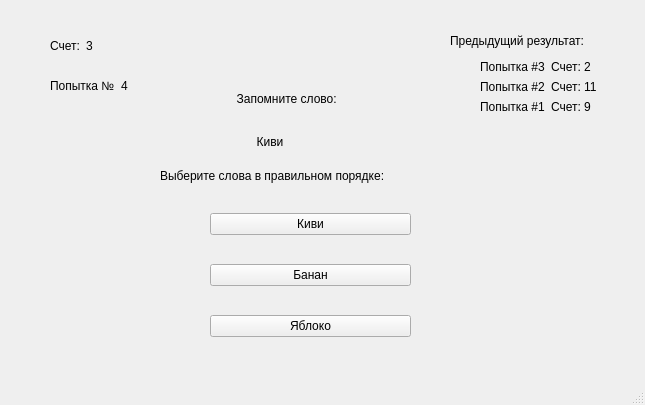
<?xml version="1.0" encoding="UTF-8"?>
<ui version="4.0">
 <class>MainWindow</class>
 <widget class="QMainWindow" name="MainWindow">
  <property name="geometry">
   <rect>
    <x>0</x>
    <y>0</y>
    <width>645</width>
    <height>405</height>
   </rect>
  </property>
  <property name="windowTitle">
   <string>MainWindow</string>
  </property>
  <widget class="QWidget" name="centralwidget">
   <widget class="QLabel" name="label">
    <property name="geometry">
     <rect>
      <x>160</x>
      <y>160</y>
      <width>301</width>
      <height>31</height>
     </rect>
    </property>
    <property name="styleSheet">
     <string notr="true">font: 12pt &quot;MS Shell Dlg 2&quot;;</string>
    </property>
    <property name="text">
     <string>Выберите слова в правильном порядке:</string>
    </property>
   </widget>
   <widget class="QWidget" name="verticalLayoutWidget">
    <property name="geometry">
     <rect>
      <x>210</x>
      <y>190</y>
      <width>201</width>
      <height>170</height>
     </rect>
    </property>
    <layout class="QVBoxLayout" name="verticalLayout">
     <item>
      <widget class="QPushButton" name="pushButton_2">
       <property name="styleSheet">
        <string notr="true">font: 12pt &quot;MS Shell Dlg 2&quot;;</string>
       </property>
       <property name="text">
        <string>Киви</string>
       </property>
      </widget>
     </item>
     <item>
      <widget class="QPushButton" name="pushButton_4">
       <property name="styleSheet">
        <string notr="true">font: 12pt &quot;MS Shell Dlg 2&quot;;</string>
       </property>
       <property name="text">
        <string>Банан</string>
       </property>
      </widget>
     </item>
     <item>
      <widget class="QPushButton" name="pushButton_5">
       <property name="styleSheet">
        <string notr="true">font: 12pt &quot;MS Shell Dlg 2&quot;;</string>
       </property>
       <property name="text">
        <string>Яблоко</string>
       </property>
      </widget>
     </item>
    </layout>
   </widget>
   <widget class="QLabel" name="label_2">
    <property name="geometry">
     <rect>
      <x>450</x>
      <y>30</y>
      <width>181</width>
      <height>21</height>
     </rect>
    </property>
    <property name="styleSheet">
     <string notr="true">font: 12pt &quot;MS Shell Dlg 2&quot;;</string>
    </property>
    <property name="text">
     <string>Предыдущий результат:</string>
    </property>
   </widget>
   <widget class="QWidget" name="gridLayoutWidget">
    <property name="geometry">
     <rect>
      <x>220</x>
      <y>80</y>
      <width>177</width>
      <height>80</height>
     </rect>
    </property>
    <layout class="QGridLayout" name="gridLayout">
     <item row="3" column="0">
      <widget class="QLabel" name="label_14">
       <property name="styleSheet">
        <string notr="true">font: 75 14pt &quot;MS Shell Dlg 2&quot;;</string>
       </property>
       <property name="text">
        <string>           Киви</string>
       </property>
      </widget>
     </item>
     <item row="2" column="0">
      <widget class="QLabel" name="label_13">
       <property name="styleSheet">
        <string notr="true">font: 12pt &quot;MS Shell Dlg 2&quot;;</string>
       </property>
       <property name="text">
        <string>     Запомните слово:</string>
       </property>
      </widget>
     </item>
    </layout>
   </widget>
   <widget class="QWidget" name="horizontalLayoutWidget">
    <property name="geometry">
     <rect>
      <x>50</x>
      <y>30</y>
      <width>61</width>
      <height>31</height>
     </rect>
    </property>
    <layout class="QHBoxLayout" name="horizontalLayout_5">
     <item>
      <widget class="QLabel" name="label_3">
       <property name="styleSheet">
        <string notr="true">font: 12pt &quot;MS Shell Dlg 2&quot;;</string>
       </property>
       <property name="text">
        <string>Счет:</string>
       </property>
      </widget>
     </item>
     <item>
      <widget class="QLabel" name="label_6">
       <property name="styleSheet">
        <string notr="true">font: 12pt &quot;MS Shell Dlg 2&quot;;</string>
       </property>
       <property name="text">
        <string>3</string>
       </property>
      </widget>
     </item>
    </layout>
   </widget>
   <widget class="QWidget" name="horizontalLayoutWidget_2">
    <property name="geometry">
     <rect>
      <x>50</x>
      <y>70</y>
      <width>118</width>
      <height>31</height>
     </rect>
    </property>
    <layout class="QHBoxLayout" name="horizontalLayout_6">
     <item>
      <widget class="QLabel" name="label_9">
       <property name="styleSheet">
        <string notr="true">font: 12pt &quot;MS Shell Dlg 2&quot;;</string>
       </property>
       <property name="text">
        <string>Попытка №</string>
       </property>
      </widget>
     </item>
     <item>
      <widget class="QLabel" name="label_15">
       <property name="styleSheet">
        <string notr="true">font: 12pt &quot;MS Shell Dlg 2&quot;;</string>
       </property>
       <property name="text">
        <string>4</string>
       </property>
      </widget>
     </item>
    </layout>
   </widget>
   <widget class="QWidget" name="formLayoutWidget">
    <property name="geometry">
     <rect>
      <x>480</x>
      <y>60</y>
      <width>122</width>
      <height>301</height>
     </rect>
    </property>
    <layout class="QFormLayout" name="formLayout">
     <item row="2" column="0">
      <layout class="QHBoxLayout" name="horizontalLayout">
       <item>
        <widget class="QLabel" name="label_5">
         <property name="text">
          <string>Попытка #1</string>
         </property>
        </widget>
       </item>
       <item>
        <widget class="QLabel" name="label_4">
         <property name="text">
          <string>Счет: 9</string>
         </property>
        </widget>
       </item>
      </layout>
     </item>
     <item row="1" column="0">
      <layout class="QHBoxLayout" name="horizontalLayout_2">
       <item>
        <widget class="QLabel" name="label_8">
         <property name="text">
          <string>Попытка #2</string>
         </property>
        </widget>
       </item>
       <item>
        <widget class="QLabel" name="label_10">
         <property name="text">
          <string>Счет: 11</string>
         </property>
        </widget>
       </item>
      </layout>
     </item>
     <item row="0" column="0">
      <layout class="QHBoxLayout" name="horizontalLayout_3">
       <item>
        <widget class="QLabel" name="label_12">
         <property name="text">
          <string>Попытка #3</string>
         </property>
        </widget>
       </item>
       <item>
        <widget class="QLabel" name="label_16">
         <property name="text">
          <string>Счет: 2</string>
         </property>
        </widget>
       </item>
      </layout>
     </item>
    </layout>
   </widget>
  </widget>
  <widget class="QStatusBar" name="statusbar"/>
 </widget>
 <resources/>
 <connections/>
</ui>
